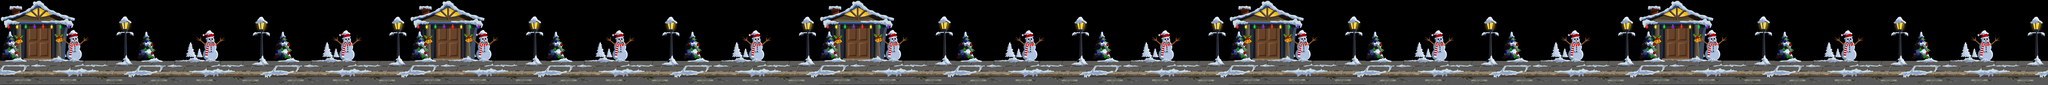

A level layout from a 2D game, rendered from its tile map. Below: a short description, then the map file with tile-grid data replaced by summaries:
An orthogonal 15x1 tile map with 512x320 px tiles, 1 tile layer (Layer 0), 2 tilesets.

<map version="0.99b" orientation="orthogonal" width="15" height="1" tilewidth="512" tileheight="320">
 <tileset name="Christmas 01" firstgid="1" tilewidth="512" tileheight="320">
  <image source="Christmas_01.png" />
 </tileset>
 <tileset name="Christmas 02" firstgid="2" tilewidth="512" tileheight="320">
  <image source="Christmas_02.png" />
 </tileset>
 <layer name="Layer 0" width="15" height="1">
  <data>[15 cells, 15 non-empty, 2 distinct tile ids]</data>
 </layer>
</map>
